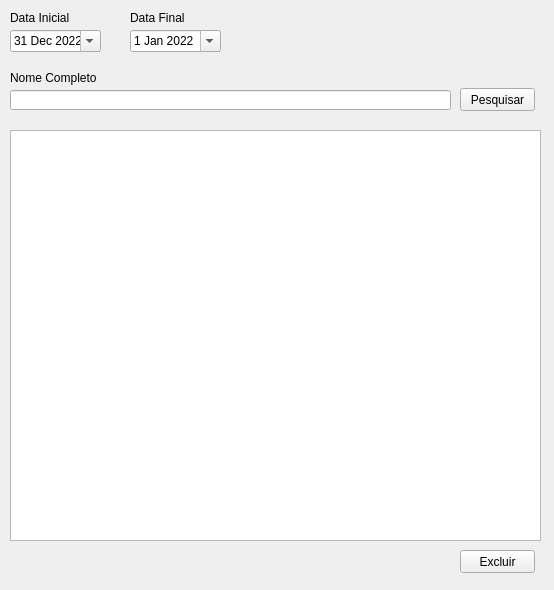
<?xml version="1.0" encoding="UTF-8"?>
<ui version="4.0">
 <class>Form</class>
 <widget class="QWidget" name="Form">
  <property name="geometry">
   <rect>
    <x>0</x>
    <y>0</y>
    <width>554</width>
    <height>590</height>
   </rect>
  </property>
  <property name="minimumSize">
   <size>
    <width>554</width>
    <height>590</height>
   </size>
  </property>
  <property name="maximumSize">
   <size>
    <width>554</width>
    <height>590</height>
   </size>
  </property>
  <property name="windowTitle">
   <string>Registro por Colaborador</string>
  </property>
  <widget class="QLabel" name="label_7">
   <property name="geometry">
    <rect>
     <x>10</x>
     <y>70</y>
     <width>91</width>
     <height>16</height>
    </rect>
   </property>
   <property name="text">
    <string>Nome Completo</string>
   </property>
  </widget>
  <widget class="QPushButton" name="btn_pesquisar">
   <property name="geometry">
    <rect>
     <x>460</x>
     <y>88</y>
     <width>75</width>
     <height>23</height>
    </rect>
   </property>
   <property name="text">
    <string>Pesquisar</string>
   </property>
  </widget>
  <widget class="QLineEdit" name="edt_nome">
   <property name="geometry">
    <rect>
     <x>10</x>
     <y>90</y>
     <width>441</width>
     <height>20</height>
    </rect>
   </property>
  </widget>
  <widget class="QDateEdit" name="dateinicial">
   <property name="geometry">
    <rect>
     <x>10</x>
     <y>30</y>
     <width>91</width>
     <height>22</height>
    </rect>
   </property>
   <property name="minimumSize">
    <size>
     <width>81</width>
     <height>22</height>
    </size>
   </property>
   <property name="dateTime">
    <datetime>
     <hour>21</hour>
     <minute>0</minute>
     <second>0</second>
     <year>2022</year>
     <month>12</month>
     <day>31</day>
    </datetime>
   </property>
   <property name="minimumDate">
    <date>
     <year>1998</year>
     <month>12</month>
     <day>31</day>
    </date>
   </property>
   <property name="calendarPopup">
    <bool>true</bool>
   </property>
   <property name="timeSpec">
    <enum>Qt::TimeZone</enum>
   </property>
  </widget>
  <widget class="QLabel" name="label">
   <property name="geometry">
    <rect>
     <x>10</x>
     <y>10</y>
     <width>111</width>
     <height>16</height>
    </rect>
   </property>
   <property name="text">
    <string>Data Inicial</string>
   </property>
  </widget>
  <widget class="QLabel" name="label_2">
   <property name="geometry">
    <rect>
     <x>130</x>
     <y>10</y>
     <width>111</width>
     <height>16</height>
    </rect>
   </property>
   <property name="text">
    <string>Data Final</string>
   </property>
  </widget>
  <widget class="QPushButton" name="btn_excluir">
   <property name="geometry">
    <rect>
     <x>460</x>
     <y>550</y>
     <width>75</width>
     <height>23</height>
    </rect>
   </property>
   <property name="text">
    <string>Excluir</string>
   </property>
  </widget>
  <widget class="QDateEdit" name="datafinal">
   <property name="geometry">
    <rect>
     <x>130</x>
     <y>30</y>
     <width>91</width>
     <height>22</height>
    </rect>
   </property>
   <property name="inputMethodHints">
    <set>Qt::ImhNone</set>
   </property>
   <property name="showGroupSeparator" stdset="0">
    <bool>true</bool>
   </property>
   <property name="dateTime">
    <datetime>
     <hour>6</hour>
     <minute>0</minute>
     <second>0</second>
     <year>2022</year>
     <month>1</month>
     <day>1</day>
    </datetime>
   </property>
   <property name="currentSection">
    <enum>QDateTimeEdit::MonthSection</enum>
   </property>
   <property name="calendarPopup">
    <bool>true</bool>
   </property>
   <property name="timeSpec">
    <enum>Qt::UTC</enum>
   </property>
  </widget>
  <widget class="QListWidget" name="listWidget">
   <property name="geometry">
    <rect>
     <x>10</x>
     <y>130</y>
     <width>531</width>
     <height>411</height>
    </rect>
   </property>
  </widget>
 </widget>
 <resources/>
 <connections/>
</ui>
